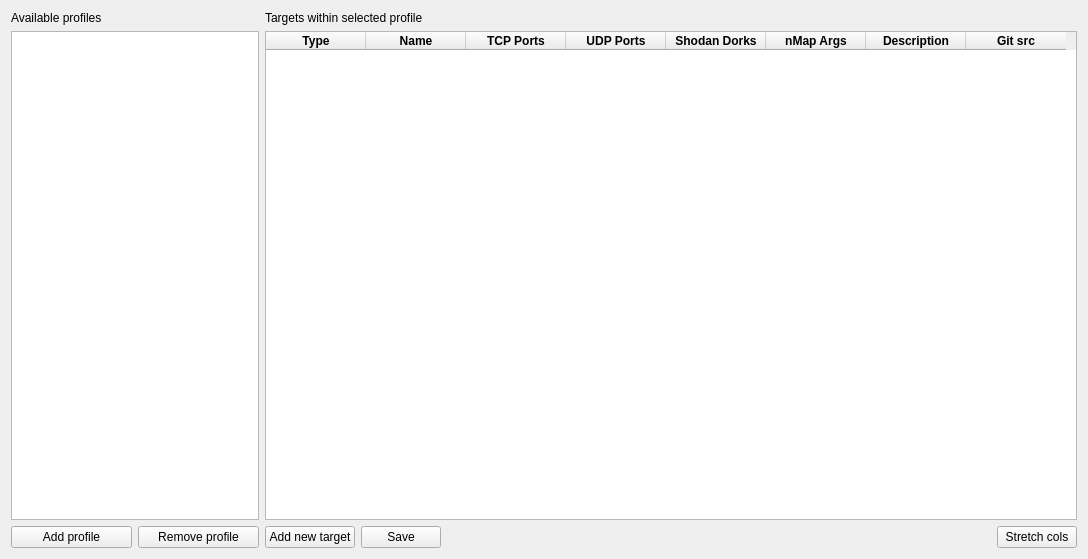
<?xml version="1.0" encoding="UTF-8"?>
<ui version="4.0">
 <class>UiPortsScanProfiles</class>
 <widget class="QWidget" name="UiPortsScanProfiles">
  <property name="geometry">
   <rect>
    <x>0</x>
    <y>0</y>
    <width>1088</width>
    <height>559</height>
   </rect>
  </property>
  <property name="windowTitle">
   <string>Ports Scanner - Profiles Manager</string>
  </property>
  <layout class="QGridLayout" name="gridLayout">
   <item row="0" column="0" colspan="2">
    <widget class="QLabel" name="label">
     <property name="text">
      <string>Available profiles</string>
     </property>
    </widget>
   </item>
   <item row="0" column="2" colspan="4">
    <widget class="QLabel" name="label_2">
     <property name="text">
      <string>Targets within selected profile</string>
     </property>
    </widget>
   </item>
   <item row="1" column="0" colspan="2">
    <widget class="QListWidget" name="listWidget_AvailableProfiles"/>
   </item>
   <item row="2" column="0">
    <widget class="QPushButton" name="pushButton_3">
     <property name="text">
      <string>Add profile</string>
     </property>
    </widget>
   </item>
   <item row="2" column="1">
    <widget class="QPushButton" name="pushButton_4">
     <property name="text">
      <string>Remove profile</string>
     </property>
    </widget>
   </item>
   <item row="2" column="2">
    <widget class="QPushButton" name="pushButton">
     <property name="text">
      <string>Add new target</string>
     </property>
    </widget>
   </item>
   <item row="2" column="3">
    <widget class="QPushButton" name="pushButton_2">
     <property name="text">
      <string>Save</string>
     </property>
    </widget>
   </item>
   <item row="2" column="4">
    <spacer name="horizontalSpacer">
     <property name="orientation">
      <enum>Qt::Horizontal</enum>
     </property>
     <property name="sizeHint" stdset="0">
      <size>
       <width>548</width>
       <height>20</height>
      </size>
     </property>
    </spacer>
   </item>
   <item row="2" column="5">
    <widget class="QPushButton" name="pushButton_5">
     <property name="text">
      <string>Stretch cols</string>
     </property>
    </widget>
   </item>
   <item row="1" column="2" colspan="4">
    <widget class="AdvancedTableWidget" name="tableWidget_ProfileTargets">
     <attribute name="verticalHeaderVisible">
      <bool>false</bool>
     </attribute>
     <column>
      <property name="text">
       <string>Type</string>
      </property>
      <property name="font">
       <font>
        <bold>true</bold>
       </font>
      </property>
     </column>
     <column>
      <property name="text">
       <string>Name</string>
      </property>
      <property name="font">
       <font>
        <bold>true</bold>
       </font>
      </property>
     </column>
     <column>
      <property name="text">
       <string>TCP Ports</string>
      </property>
      <property name="font">
       <font>
        <bold>true</bold>
       </font>
      </property>
     </column>
     <column>
      <property name="text">
       <string>UDP Ports</string>
      </property>
      <property name="font">
       <font>
        <bold>true</bold>
       </font>
      </property>
     </column>
     <column>
      <property name="text">
       <string>Shodan Dorks</string>
      </property>
      <property name="font">
       <font>
        <bold>true</bold>
       </font>
      </property>
     </column>
     <column>
      <property name="text">
       <string>nMap Args</string>
      </property>
      <property name="font">
       <font>
        <bold>true</bold>
       </font>
      </property>
     </column>
     <column>
      <property name="text">
       <string>Description</string>
      </property>
      <property name="font">
       <font>
        <bold>true</bold>
       </font>
      </property>
     </column>
     <column>
      <property name="text">
       <string>Git src</string>
      </property>
      <property name="font">
       <font>
        <bold>true</bold>
       </font>
      </property>
     </column>
    </widget>
   </item>
  </layout>
 </widget>
 <customwidgets>
  <customwidget>
   <class>AdvancedTableWidget</class>
   <extends>QTableWidget</extends>
   <header>AdvancedTableWidget.h</header>
  </customwidget>
 </customwidgets>
 <resources/>
 <connections>
  <connection>
   <sender>listWidget_AvailableProfiles</sender>
   <signal>itemSelectionChanged()</signal>
   <receiver>UiPortsScanProfiles</receiver>
   <slot>onSelectedItemChanged_AvailableProfiles()</slot>
   <hints>
    <hint type="sourcelabel">
     <x>152</x>
     <y>75</y>
    </hint>
    <hint type="destinationlabel">
     <x>151</x>
     <y>-17</y>
    </hint>
   </hints>
  </connection>
 </connections>
 <slots>
  <slot>onSelectedItemChanged_AvailableProfiles()</slot>
 </slots>
</ui>
